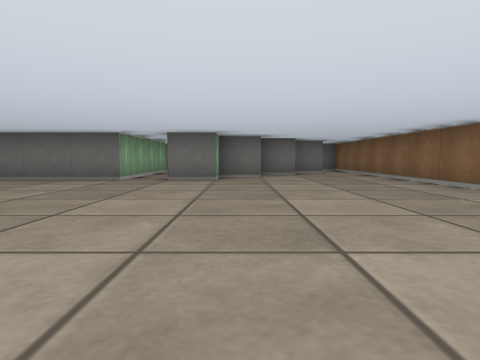
View 1 (above)

20 first-person views from a walk through a cub3D level. The camera is about half as high as the walls, tilts 4° down and sees 75° across. The floor is counted in squares. Each view is taken from the middle of a square. On the plan, view 1 faces up. The plan holds only what a view shows up to about 9 squares ahead; the rest is blank.

View 2
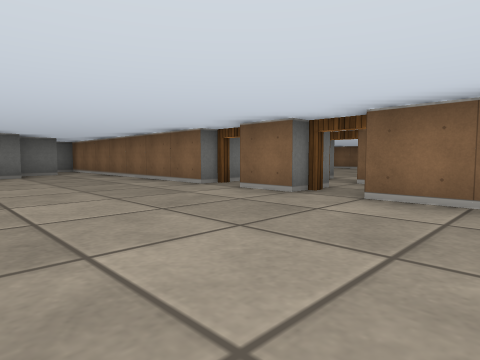

View 3
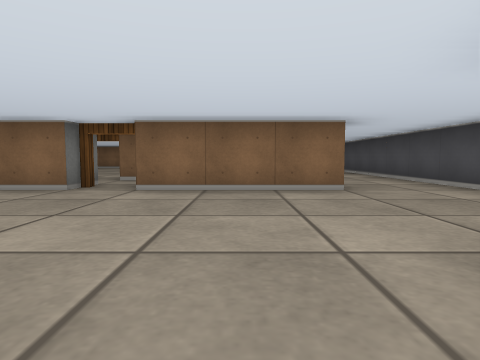

View 4
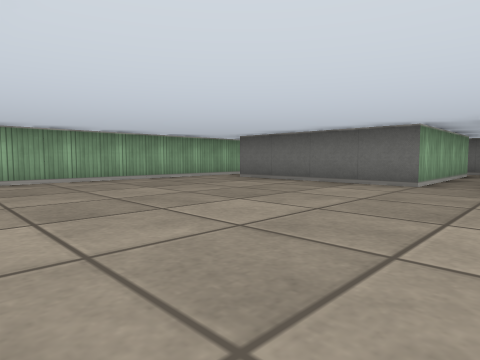

View 5
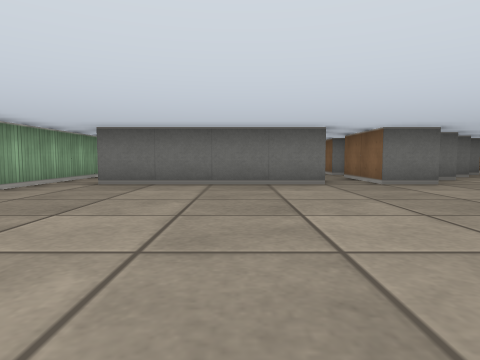

View 6
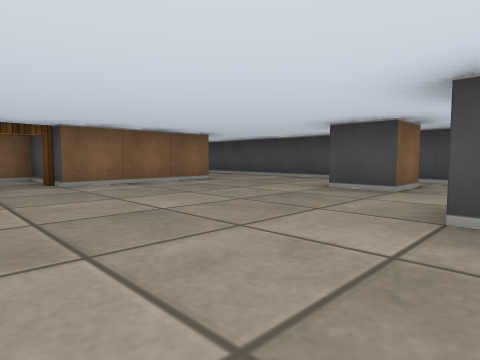

View 7
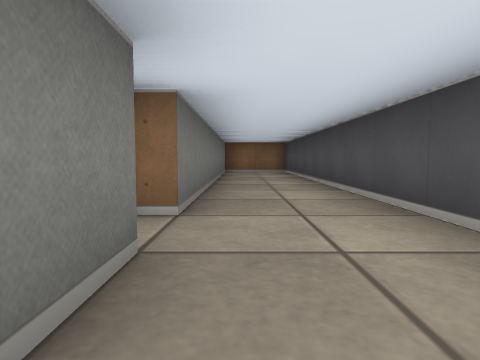

View 8
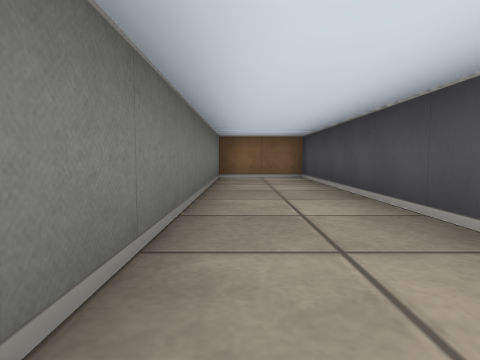

View 9
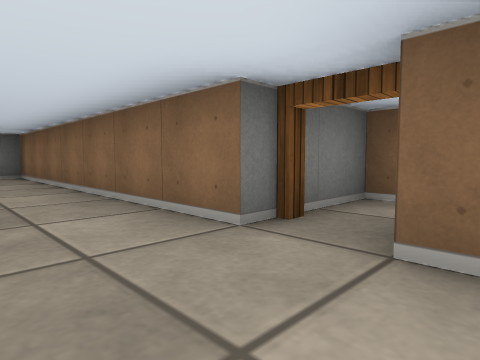

View 10
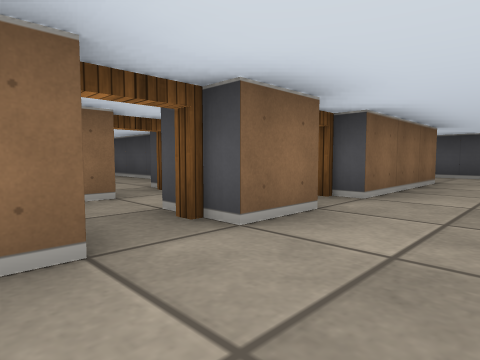

View 11
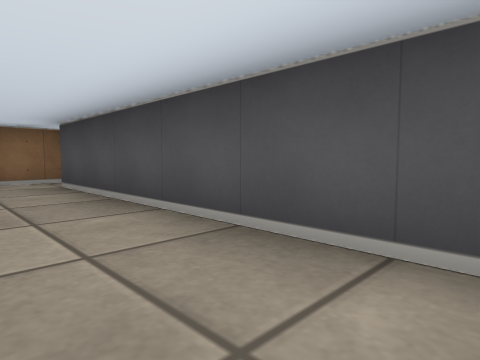

View 12
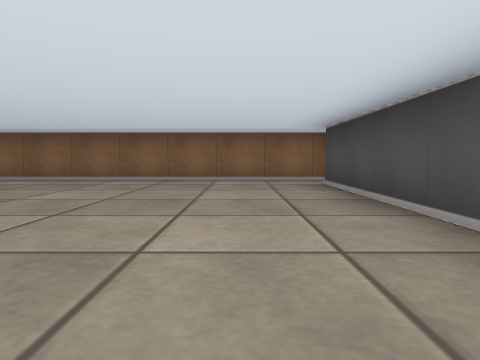

View 13
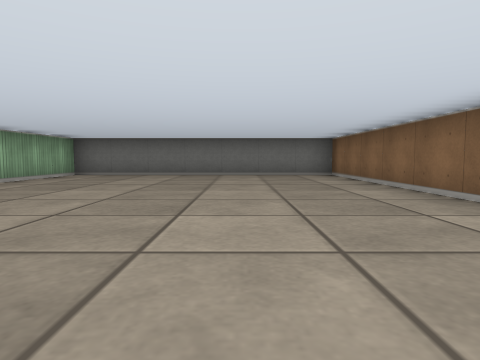

View 14
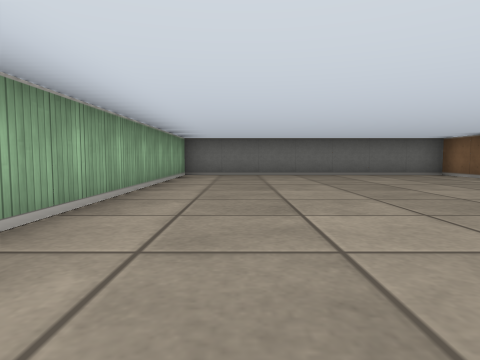

View 15
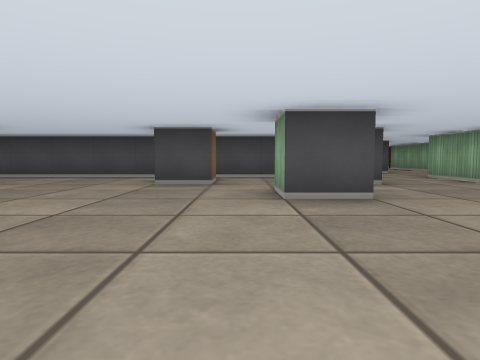

View 16
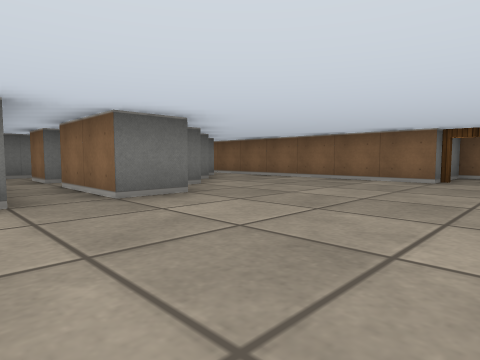

View 17
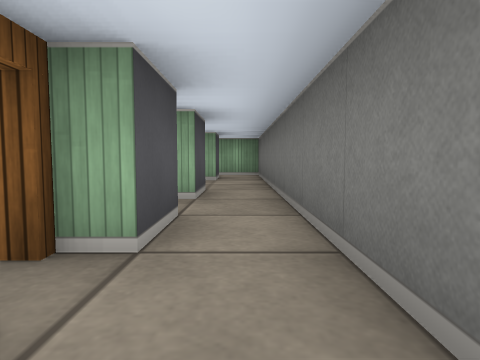

View 18
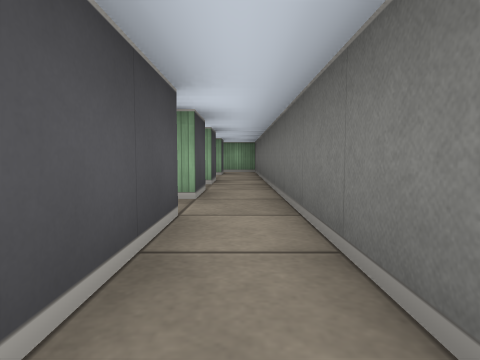

View 19
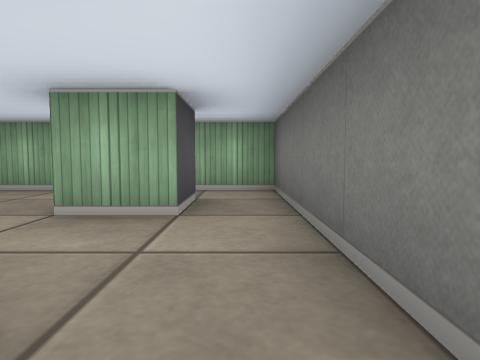

View 20
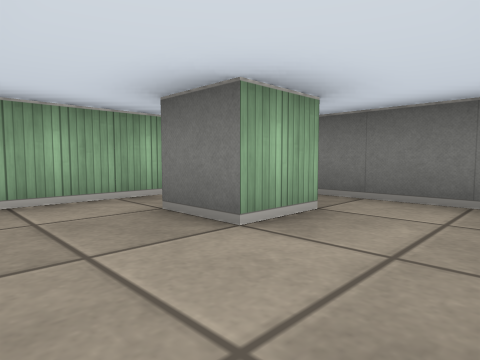

### Floor plan
Points are (right, up) in squares from view 1. A wall is a line through its corners. A room is listed if a view was taken in it or the views show most of it. See-through windows are left out.
Room 1 (views 1, 2, 3, 4, 5, 6, 7, 8, 9, 10, 15, 16)
walls: (-2.6, 0.5) (-1.5, 0.5) (-1.5, -0.5); (3.5, 2.5) (3.5, 3.5); (3.5, 4.5) (3.5, 10.5); (-0.5, -2.5) (-0.5, -1.5) (0.5, -1.5); (0.6, 7.5) (-0.5, 7.5) (-0.5, 6.5) (-1.5, 6.5) (-1.5, 8.5); (4.5, -1.5) (3.5, -1.5) (3.5, 1.5); (-1.9, -3.5) (13.5, -3.5) (13.5, -1.5) (5.5, -1.5); (1.6, 8.5) (0.5, 8.5); (-1.5, 9.5) (-1.5, 10.5); (2.6, 9.5) (1.6, 9.5); (-7.5, 6.5) (-7.5, 1.8); (-2.5, 10.5) (-2.5, 6.5) (-6.5, 6.5)
ways out: opening at (-2, 10) to room 3; opening at (3, 10) to room 3; opening at (-7, 7) to room 4; open door at (4, 2) to room 5; open door at (4, 4) to room 5; opening at (-6, -2); open door at (-1, 9); open door at (5, -1)
Room 2 (views 11, 12, 13, 14)
walls: (7.1, 1.5) (12.5, 1.5); (13.5, 1.1) (13.5, 11.5) (6.5, 11.5) (6.5, 4.9)
ways out: open door at (6, 3) to room 5; open door at (13, 1)
Room 3 (views 17, 18)
walls: (0.5, 10.5) (2.4, 10.5); (-1.5, 10.5) (-0.5, 10.5); (3.5, 10.5) (3.5, 11.5) (-2.5, 11.5)
ways out: opening at (-2, 10) to room 1; opening at (3, 10) to room 1; opening at (-3, 11) to room 4; open door at (0, 10)
Room 4 (views 19, 20)
walls: (-6.5, 10.5) (-5.5, 10.5) (-5.5, 9.5) (-6.5, 9.5); (-3.5, 10.5) (-2.5, 10.5); (-2.5, 11.5) (-7.5, 11.5) (-7.5, 6.5)
ways out: opening at (-7, 7) to room 1; opening at (-3, 11) to room 3
Room 5 (no view inside)
walls: (5.5, 3.4) (5.5, 4.5) (3.5, 4.5); (3.5, 1.5) (5.5, 1.5) (5.5, 2.5)
ways out: open door at (4, 2) to room 1; open door at (4, 4) to room 1; open door at (6, 3) to room 2

Positions as (right, up) in squares from view 1, and headings:
1: (0, 0), facing up
2: (0, 0), facing up-right
3: (-1, 0), facing right
4: (-1, 1), facing up-left
5: (-4, 1), facing up
6: (-2, 3), facing down-right
7: (3, -2), facing right
8: (6, -2), facing right
9: (2, 3), facing up-right
10: (2, 5), facing down-right
11: (7, 3), facing down-right
12: (7, 3), facing right
13: (11, 3), facing up
14: (8, 3), facing up
15: (-1, 4), facing down
16: (-3, 3), facing up-right
17: (1, 11), facing left
18: (3, 11), facing left
19: (-3, 11), facing left
20: (-4, 8), facing up-left
